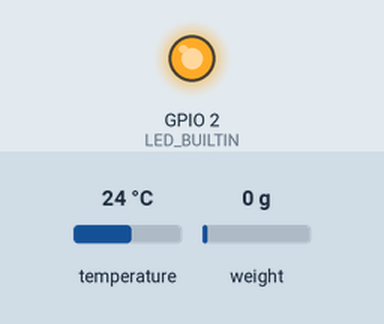
Simulated run of this sketch. Board: ESP32. On the bench: output pins drawn as LEDs (lit = HIGH). Inputs (shaded band) come from the test bench; at power-on: temperature 24 °C, weight on the scale 0 g. WiFi joins after 1.5 s; servers stay silent unless stated; random numbers use the default seed unless the sketch sets one; EEPROM starts erased; no MQTT or app messages arrive unless stated; what the sketch prints to the serial monitor is not drawn. At 20.0 s the program puts the board to deep sleep or switches it off; the recording ends there.

Above: at 1.8 s.
At 19.0 s:
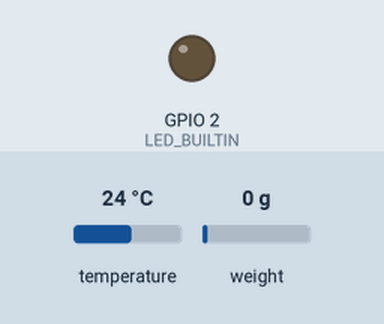
Timing chart, 0 to 20.0 s (numbered marks = the images above):
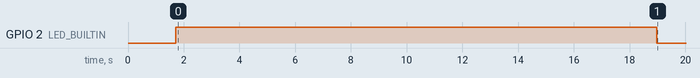

Measured:
- by itself, GPIO 2 (LED_BUILTIN): LOW → HIGH at 1.7 s, → LOW 17.3 s later

The sketch:

TempWeightSense.ino
```cpp
#include "Wire.h"
#include "OneWire.h"
#include "DallasTemperature.h"
#include "HX711_ADC.h"
#include "EEPROM.h"
#include "WiFi.h"
#include "Arduino.h"
#include "ArduinoJson.h"
#include "ArduinoJson.hpp"
#include "PubSubClient.h"

// User Adjustable Settings from here until line
//Sleep Timer : How long will the ESP 32 go to sleep before the next reading?
int sleepTimeInSeconds = 1800;

// Set hive sensor number
int hiveNumber = 1;

// Setup LED indicator
int LED_BUILTIN = 2;

//Wifi Details
const char* ssid     = "WifiNetworkName";     // Type your network SSID (name)
const char* password = "WifiPassword";        // Type your network password
# define WiFiTimeOutMS 60000                  // How long will it attempt to connect. Value typed = seconds * 1000

//MQTT Detailes  MUST SET IP ADDRESS FOR MQTT
const char* mqtt_server = "192.168.1.100";    //update to be Pi server's IP address. Keystone Guest = 10.254.14.11
WiFiClient espClient;
PubSubClient client(espClient);
long lastMsg = 0;

// End of user settings - Do not adjust unless you know what you are doing.

// DS18B20 connected to pin 13
#define ONE_WIRE_BUS 13
float CorrectedValue;

// Temp Probe Calibrated Settings
float RawValue =0;
float RawHigh = 100;
float RawLow = 1.1;
float ReferenceHigh = 100;
float ReferenceLow = 0;
float RawRange = RawHigh - RawLow;
float ReferenceRange = ReferenceHigh - ReferenceLow;
int Temp;

// Passing oneWire reference to Dallas Temperature
OneWire ourWire(ONE_WIRE_BUS);
DallasTemperature sensor1(&ourWire);

// Setting HX711 pins:
const int HX711_dout = 32; //mcu > HX711 dout pin
const int HX711_sck = 33; //mcu > HX711 sck pin

//HX711 constructor:
HX711_ADC LoadCell(HX711_dout, HX711_sck);
const int calVal_eepromAdress = 0;
const int tareOffsetVal_eepromAdress = 4;
unsigned long t = 0;
int Weight;


void setup(){

  delay(1000);

  // LED Setup
  pinMode (LED_BUILTIN, OUTPUT);


  // Start Serial communication at 115200 baud
  Serial.begin(115200);
  //Start Temp sensor
  sensor1.begin();
  sensor1.setResolution(11);
  delay(100);

  // Setup Load Cells
  LoadCell.begin();

  float calibrationValue;
  EEPROM.begin(512); // begin process of getting calibration and tare values
  EEPROM.get(calVal_eepromAdress, calibrationValue); // Getting calibration value from eeprom
  long tare_offset = 0;
  EEPROM.get(tareOffsetVal_eepromAdress, tare_offset); // Getting tare offset from eeprom
  LoadCell.setTareOffset(tare_offset);

  unsigned long stabilizingtime = 0; // preciscion right after power-up can be improved by adding a few seconds of stabilizing time
  boolean _tare = false; //set this to false if you don't want tare to be performed in the next step
  LoadCell.start(stabilizingtime, _tare);
  if (LoadCell.getTareTimeoutFlag()) {
    Serial.println("Timeout, check MCU>HX711 wiring and pin designations");
    while (1);
  }
  else {
    LoadCell.setCalFactor(calibrationValue); // set calibration value (float)
    Serial.println("Load Cell Startup is complete");
  }

  // Set MQTT Server Details
  client.setServer(mqtt_server, 1883);

}

void getTemp(){
  sensor1.requestTemperatures();
  // Adjusting Calibration
  float RawValue = sensor1.getTempCByIndex(0);
  CorrectedValue = (((RawValue - RawLow) * ReferenceRange) / RawRange) + ReferenceLow;
  Serial.print("Sens. 1 ");
  Serial.println(RawValue, 1);
  Serial.print("Corrected. 1 ");
  Serial.println(CorrectedValue, 1);
  Temp = CorrectedValue * 10;
  Serial.println(Temp);
  delay(1000);
}

void getWeight(){
  static boolean newDataReady = 0;
  const int serialPrintInterval = 0; //increase value to slow down serial print activity

  for (int i=0; i<30; i++) {
    // You can increase or decreas the count based on how quickly your load cell readings settle
    //check for new data/start next conversion:
    if (LoadCell.update()) newDataReady = true;

    // get smoothed value from the dataset:
    if (newDataReady) {
      if (millis() > t + serialPrintInterval) {
        float w = LoadCell.getData();
        Serial.print("Load_cell output val: ");
        Serial.println(w);
        newDataReady = 0;
        t = millis();
        delay(100);
        Weight = w * 100;
      }
    }
  }
}

void connectToWiFi(){
  if (WiFi.status() != WL_CONNECTED)
  {
    Serial.print("Connecting to SSID: ");
    Serial.println(ssid);
    unsigned long startAttemptTime = millis();
    WiFi.mode(WIFI_STA);
    WiFi.begin(ssid, password);
    while (WiFi.status() != WL_CONNECTED && millis() - startAttemptTime < WiFiTimeOutMS)
    {
      Serial.print(".");
      delay(200);
    }
  }

  if(WiFi.status() != WL_CONNECTED){
    Serial.println("\nFailed!");
    // take action
  }else{
    Serial.print("\nConnected to ");
    Serial.print(ssid);
    Serial.print(" at ");
    Serial.println(WiFi.localIP());
  }
}

void connectMQTT() {
  if(!client.connected()){
    Serial.println("MQTT not connected... Trying to connect");
    unsigned long startAttemptTime = millis();

    // Create Client ID
    String clientId = "ESP32Client-";
    clientId += String(random(0xffff), HEX);


    // Attempt connection with possible time out
    while (!client.connected() && millis() - startAttemptTime < WiFiTimeOutMS) {
      // Attempt connection
      if(client.connect(clientId.c_str())){
       Serial.println("Connected Successfully");
      }
      else{
        Serial.print("Failed, code= ");
        Serial.println(client.state());
        delay(500);
      }
    }
  }
}

void loop(){
  // Print empty line and wait to make sure Serial is ready.
  delay(200);

  // LED single blink to confirm working
  digitalWrite(LED_BUILTIN, HIGH);
  delay(1000);

  Serial.println("");

  // Getting Temperature
  getTemp();
  delay(50);

  // Getting Weight
  getWeight();
  delay(50);

  // Connecting to WiFi
  connectToWiFi();
  delay(50);

  // Check if connected to MQTT Server
  if(!client.connected()){
    connectMQTT();
  }
  delay(50);

  StaticJsonDocument<80> doc;
  char output[80];

    // Testing values comment if not testing
    // Temp = 91 * 10;  //Tempvalue * 10
    // Weight = 65;

    //Add variables to JSON document
    doc["t"] = Temp;
    doc["w"] = Weight;
    doc["h"] = hiveNumber;

    // Serialize JSON and send
    serializeJson(doc, output);
    Serial.println(output);
    client.publish("/hive/sensors", output);
    delay(10000);

  WiFi.disconnect();

  digitalWrite(LED_BUILTIN, LOW);
  delay(1000);

  // Set the sleep timer and then enter deep sleep
  esp_sleep_enable_timer_wakeup(sleepTimeInSeconds * 1000000); // The math converts seconds into microseconds
  delay(50);
  esp_deep_sleep_start();

}
```
